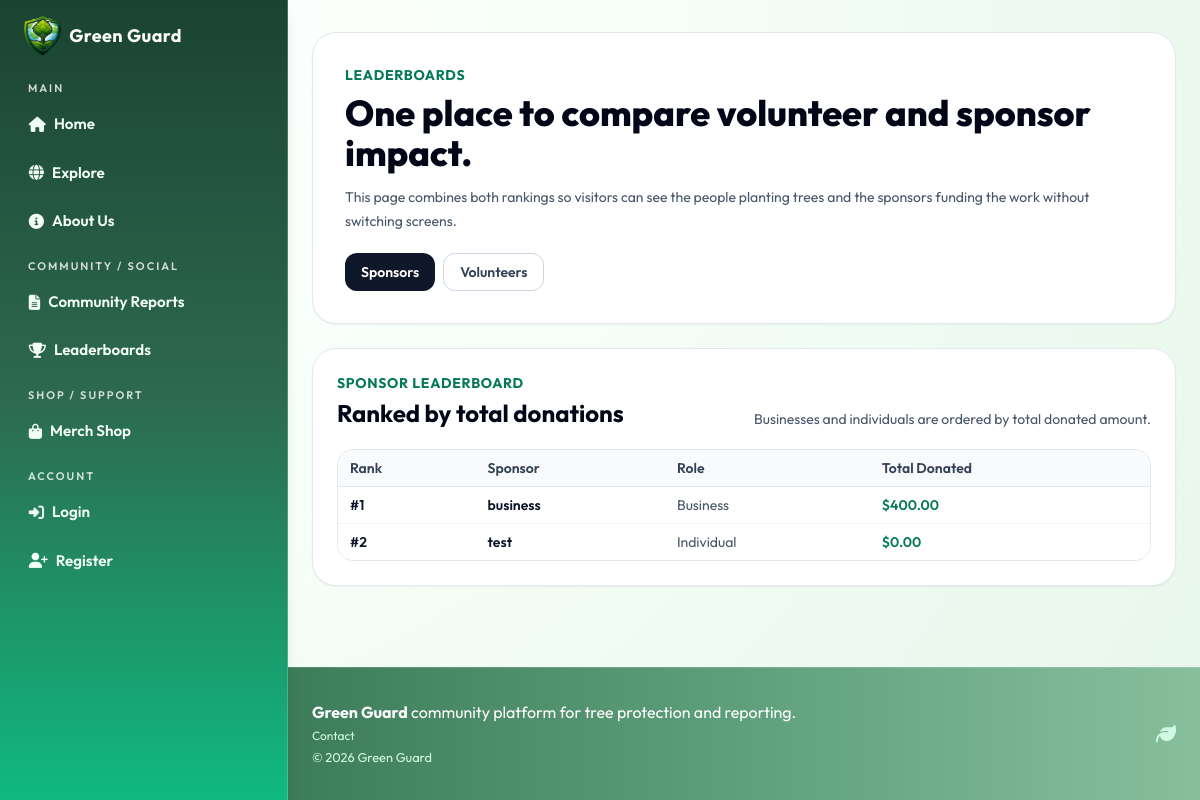
The app's page /leaderboard with its own data.
### models.py (models this page shows, shortened)
class User(UserMixin, db.Model):
    id = db.Column(db.Integer, primary_key=True)
    username = db.Column(db.String(80), unique=True, nullable=False)
    email = db.Column(db.String(120), unique=True, nullable=False)
    password_hash = db.Column(db.String(255), nullable=False)
    role = db.Column(db.String(30), default="individual", nullable=False)
    is_admin = db.Column(db.Boolean, default=False, nullable=False)
    verification_status = db.Column(
        db.String(20), default="approved", nullable=False
    )
    verified_at = db.Column(db.DateTime)
    verified_by_id = db.Column(db.Integer, db.ForeignKey("user.id"))
    created_at = db.Column(
        db.DateTime, default=datetime.utcnow, nullable=False)
    verified_by = db.relationship(
        "User",
        remote_side=[id],
        foreign_keys=[verified_by_id],
        post_update=True,
    )
    tree_records = db.relationship(
        "TreeRecord", backref="user", lazy=True, cascade="all, delete-orphan"
    )
    cutting_reports = db.relationship(
        "CuttingReport", backref="user", lazy=True, cascade="all, delete-orphan"
    )
    volunteer_signups = db.relationship(
        "VolunteerCampaignSignup", backref="user", lazy=True, cascade="all, delete-orphan"
    )
    support_donations = db.relationship(
        "SupportDonation", backref="user", lazy=True, cascade="all, delete-orphan"
    )
    created_campaigns = db.relationship(
        "Campaign", backref="creator", lazy=True, foreign_keys="Campaign.creator_user_id"
    )
    merch_purchases = db.relationship(
        "MerchPurchase", backref="user", lazy=True, cascade="all, delete-orphan"
    )

### routes/main.py (the view)
@main_bp.route("/leaderboard")
def leaderboard():
    return render_template(
        "shared/leaderboards.html",
        sponsor_leaderboard=_build_sponsor_leaderboard_rows(),
        volunteer_leaderboard=_build_volunteer_leaderboard_rows(),
    )

### routes/main.py (called while the page is built)
def _build_sponsor_leaderboard_rows() -> list[dict]:
    sponsor_users = User.query.filter(
        User.is_admin.is_(False),
        User.role.in_(["business", "individual"]),
    ).all()
    rows = []
    for user in sponsor_users:
        total_amount = sum(
            float(donation.amount)
            for donation in SupportDonation.query.filter_by(user_id=user.id).all()
        )
        rows.append({"user": user, "total_amount": total_amount})
    rows.sort(
        key=lambda item: (
            item["total_amount"],
            item["user"].username.lower(),
        ),
        reverse=True,
    )
    for index, item in enumerate(rows, start=1):
        item["rank"] = index
    return rows

def _calculate_volunteer_score(user: User) -> dict:
    trees = TreeRecord.query.filter_by(user_id=user.id).all()
    reports = CuttingReport.query.filter_by(user_id=user.id).all()
    campaigns_created = Campaign.query.filter_by(
        creator_user_id=user.id).count()
    tree_count = sum(tree.quantity or 0 for tree in trees)
    report_count = len(reports)
    tree_points = tree_count * 10
    report_points = report_count * 15
    campaign_points = campaigns_created * 30
    total_points = tree_points + report_points + campaign_points
    return {
        "tree_count": tree_count,
        "report_count": report_count,
        "campaigns_created": campaigns_created,
        "total_points": total_points,
    }

### templates/shared/leaderboards.html (shortened to what this page needs)
{% extends 'base.html' %}
{% block content %}
  <section class="mx-auto mt-8 w-full max-w-6xl px-4 sm:px-6">
    <div class="rounded-3xl border border-slate-200 bg-white p-6 shadow-sm sm:p-8">
      <p class="text-sm font-bold uppercase tracking-wider text-emerald-700">Leaderboards</p>
      <h1 class="mt-2 text-3xl font-extrabold text-slate-950 sm:text-4xl">One place to compare volunteer and sponsor impact.</h1>
      <p class="mt-3 max-w-3xl text-sm leading-6 text-slate-600">This page combines both rankings so visitors can see the people planting trees and the sponsors funding the work without switching screens.</p>
      <div class="mt-5 flex flex-wrap gap-2">
        <button type="button" class="leaderboard-switch rounded-xl bg-slate-900 px-4 py-2 text-sm font-semibold text-white hover:bg-slate-700" data-board-target="sponsors">Sponsors</button>
        <button type="button" class="leaderboard-switch rounded-xl border border-slate-300 px-4 py-2 text-sm font-semibold text-slate-700 hover:bg-slate-100" data-board-target="volunteers">Volunteers</button>
      </div>
    </div>
    <div id="sponsors" class="leaderboard-panel mt-6 rounded-3xl border border-slate-200 bg-white p-6 shadow-sm" data-board-panel="sponsors">
      <div class="flex flex-col gap-2 sm:flex-row sm:items-end sm:justify-between">
        <div>
          <p class="text-sm font-bold uppercase tracking-wider text-emerald-700">Sponsor Leaderboard</p>
          <h2 class="mt-1 text-2xl font-bold text-slate-950">Ranked by total donations</h2>
        </div>
        <p class="text-sm text-slate-600">Businesses and individuals are ordered by total donated amount.</p>
      </div>
      {% if sponsor_leaderboard %}
        <div class="mt-5 overflow-x-auto rounded-2xl border border-slate-200">
          <table class="min-w-full divide-y divide-slate-200 text-sm">
            <thead class="bg-slate-50">
              <tr>
                <th class="px-3 py-2 text-left font-semibold text-slate-700">Rank</th>
                <th class="px-3 py-2 text-left font-semibold text-slate-700">Sponsor</th>
                <th class="px-3 py-2 text-left font-semibold text-slate-700">Role</th>
                <th class="px-3 py-2 text-left font-semibold text-slate-700">Total Donated</th>
              </tr>
            </thead>
            <tbody class="divide-y divide-slate-100 bg-white">
              {% for entry in sponsor_leaderboard %}
                <tr>
                  <td class="px-3 py-2 font-semibold text-slate-900">#{{ entry.rank }}</td>
                  <td class="px-3 py-2 font-semibold text-slate-900">{{ entry.user.username }}</td>
                  <td class="px-3 py-2 text-slate-600">{{ entry.user.role|replace('_', ' ')|title }}</td>
                  <td class="px-3 py-2 font-semibold text-emerald-700">${{ '%.2f'|format(entry.total_amount) }}</td>
                </tr>
              {% endfor %}
            </tbody>
          </table>
        </div>
      {% else %}
        <div class="mt-5 rounded-2xl border border-slate-200 bg-slate-50 p-4 text-sm text-slate-600">No sponsor donations recorded yet.</div>
      {% endif %}
    </div>
  </section>
{% endblock %}

### static/css/style.css (style rules this page uses)
:root { --gg-green-dark: #2f6b47; --gg-green-mid: #5fa07c; --gg-green-soft: #ecf9f0; --gg-earth: #b8a398; --gg-blush: #dff3e5; --gg-sky: #d8efe0; --gg-lemon: #f1f8dc; --gg-text: #223229; --gg-shadow: 0 10px 24px rgba(74, 125, 95, 0.16); }
body { font-family: 'Outfit', sans-serif; background: radial-gradient(circle at 8% 4%, #ffffff 0%, #f7fff9 35%, #eefaf1 70%, #e7f6ea 100%); color: var(--gg-text); }
.text-left, .text-md-left { text-align: left; }
.text-white, .text-light { color: #ffffff; }
.shadow-sm { box-shadow: 0 6px 18px rgba(74, 125, 95, 0.12); }
.border { border: 1px solid #dbe7dd; }
.flex-wrap { flex-wrap: wrap; }
.mt-3 { margin-top: 1rem; }
.mt-5 { margin-top: 3rem; }

### records on screen
User: user.username "business", user.role "Business"
User: user.username "test", user.role "Individual"

### other values on screen
{{ entry.rank }} "1" "2"
{{ '%.2f'|format(entry.total_amount) }} "400.00" "0.00"
